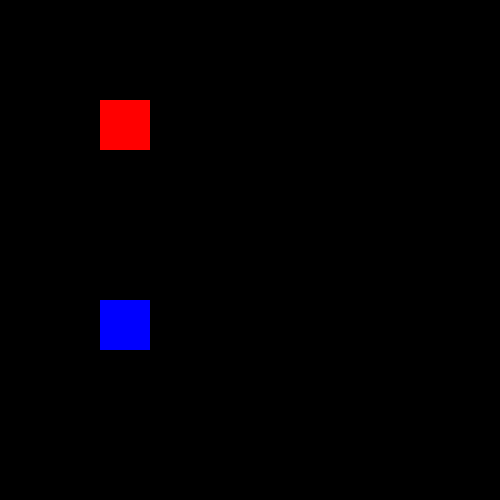
Frame 1 (no input)
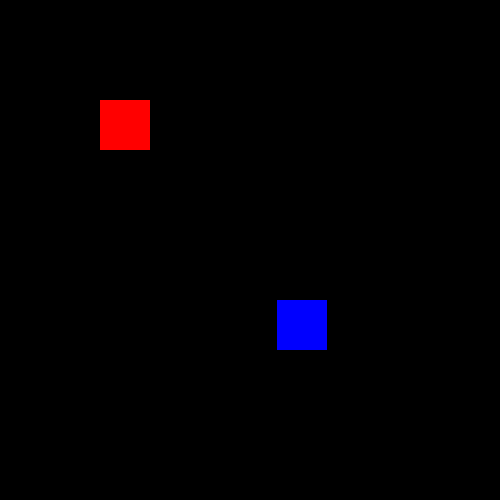
Frame 60 (no input)
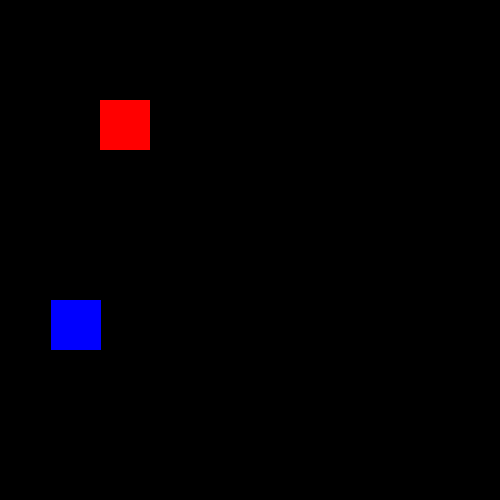
Frame 120 (the mouse pressed at the canvas centre since frame 60)

The p5.js sketch that drew these frames (run headless with seeded random() and noise() and a simulated clock; from frame 60 on, the mouse is pressed at the canvas centre):

// p5.js sketch
// ── sketch.js
let myXPos = 100;
let myYPos = 100;
let enemyYpos = 300
let enemyXpos = 100
let speed = 3


let myLeft, myRight, myTop, myBottom;

let eLeft, eRight, eTop, eBottom;

function setup() {
    createCanvas(500, 500);
    noStroke();

}

function draw() {
   
    background(0);
    fill(255, 0, 0);
    rect(myXPos, myYPos, 50, 50);
    
    fill(0, 0, 255)
    rect(enemyXpos,enemyYpos, 50, 50)

    enemyXpos = enemyXpos + speed

    if (enemyXpos > 400){
     enemyXpos =- 3
    }

 


    if (keyIsDown(LEFT_ARROW)) {
        myXPos -= 3;
    }
    if (keyIsDown(RIGHT_ARROW)) {
        myXPos += 3;
    }
    if (keyIsDown(UP_ARROW)) {
        myYPos -= 3;
    }
    if (keyIsDown(DOWN_ARROW)) {
        myYPos += 3;
    }

    myLeft = myXPos - 25
    myRight = myXPos + 25
    myTop = myYPos - 25
    myBottom = myYPos +25

    eLeft = enemyXpos - 25
    eRight = enemyXpos + 25
    eTop = enemyYpos - 25
    eBottom = enemyYpos + 25
    
if(myLeft > eRight || myRight < eLeft || myTop > eBottom || myBottom < eTop){

}
else{
    fill(random(255), random(255), random(255))
    textSize(22)
    text("I'm colliding with my Mortal ENEMY", 40, 480)
}
}


// ── Example.html
<!DOCTYPE html>
<html lang="en">
   <head>
       <meta charset="UTF-8">
       <title>Ai example</title>
       <script src="https://cdnjs.cloudflare.com/ajax/libs/p5.js/1.4.0/p5.min.js"></script>
       <script src="sketch.js"></script>
       <link rel="stylesheet" href="style.css">
   </head>
   <body>

    <div id="big_div">
        <a href="script.html">What's an AI?</a>
        <a href="Example.html">Example of an AI</a>
        <a href="Sources.html">Sources/About</a>
    </div>

   </body>
</html>
// ── Sources.html
<!DOCTYPE html>
<html lang="en">
<head>
    <meta charset="UTF-8">
    <meta http-equiv="X-UA-Compatible" content="IE=edge">
    <meta name="viewport" content="width=device-width, initial-scale=1.0">
    <link rel="stylesheet" href="style.css">
    <title>Sources</title>
</head>

<body>
    <div id="big_div">
        <a href="script.html">What's an AI?</a>
        <a href="Example.html">Example of an AI</a>
        <a href="Sources.html">Sources/About</a>
    </div>

    <h2>sources:</h2>
    <div>
        <a href="https://www.forbes.com/sites/cognitiveworld/2019/10/31/should-we-be-afraid-of-ai/?sh=515ef0154331">www.forbes.com</a>
    </div>
<br>
    <div>
        <a href="https://tech4fresher.com/what-is-artificial-intelligence-ai/">tech4fresher.com</a>
    </div>
<br>
<div>
    <a href="https://www.cnet.com/news/elon-musk-unveils-tesla-bot-a-humanoid-robot-utilizing-vehicle-ai/">www.cnet.com</a>
</div>

<br>
<br>
<br>
<h2>About:</h2>
<br>
<h1>My name is Wardley Lervandal, I'm 17 years old. I attend Prospect Hill Academy in Cambridge Massachusetts currently in my junior year. I love computer science and want to improve my knowledge and keep growing as a coder and a person.</h1>
<img class="center" src="Wardley.jpg">
</body>
</html>
// ── script.html
<!DOCTYPE html>
<html lang="en">
<head>
    <meta charset="UTF-8">
    <meta http-equiv="X-UA-Compatible" content="IE=edge">
    <meta name="viewport" content="width=device-width, initial-scale=1.0">
    <link rel="stylesheet" href="style.css">
    <title>AI's</title>
</head>

<body>
    <div id="big_div">
     <a href="script.html">What's an AI?</a>
     <a href="Example.html">Example of an AI</a>
     <a href="Sources.html">Sources/About</a>
    </div>
    <br>
    <img src="Art.jpeg" class="mainpic">
   
    <h2>AI's(artificial intelligence) is one of the biggest advances in technology humans have ever made. AI's are made to make things in everyday life easier, things like solving problems and playing games and being an assistant on our phone. But in the future scientists like Elon Musk are working to give them a more prominent role in human life. We are slowly seeing this already with Tesla’s having a self-driving function, but a human is still required to be attentive on the road. Furthermore, Elon musk is also working on the Tesla bot that will eliminate boring and repetitive tasks that us humans do everyday. I personally will not be buying one because will feel uncomfortable with something with camera and the ability to break things walking around my house. </h2>
    <br>
    <h2>With the advancement of Ai’s there are those who are obviously against it. There are those who believe in the Robot taking over and believe that we are on track to the apocalyptic future where robots rule. The more realistic people are afraid because of the loss of jobs and Ai being put in the wrong hands and being used for intrusive and dangerous purposes.</h2>
    <br>
    <h2>Personally I feel like it's good to an extent that we are making techonolgy useful, but as technology Advances towards the point where it can be used as a weapon, people should design them with keeping in mind the dangers of how they can be used. But beside all that, Ai’s can be used to help us eliminate repetitive tasks and help us with little things. Hopefully Ai’s can be used to help humans with bigger issues other than finding direction to the nearest Mcdonalds.
    </h2>
</body>
</html>
// ── style.css
#big_div{
    display: flex;
    justify-content: space-evenly;
    position:-webkit-sticky;
    position:sticky;
    top: 0;
    margin-top: 0px;
    z-index:2;
    background-color: chartreuse;
}

body{
   background-color: slategray;
}

.center{
display: flex;
justify-content: center;
}

.mainpic{
    margin-right: 30%;
    margin-left: 40%;
    justify-content: center;
    
}

.center{
    margin-right:auto;
    margin-left: auto;
    justify-content: center;
    height: 500px;
    width: 400px;
    border-radius: 50%;
    padding: 3px;

    background: linear-gradient(
90deg
, red, blue, green, aqua, purple);
    background-size: 1800% 1800%;
    animation: rainbow 18s ease infinite;

    text-align: center;
}
